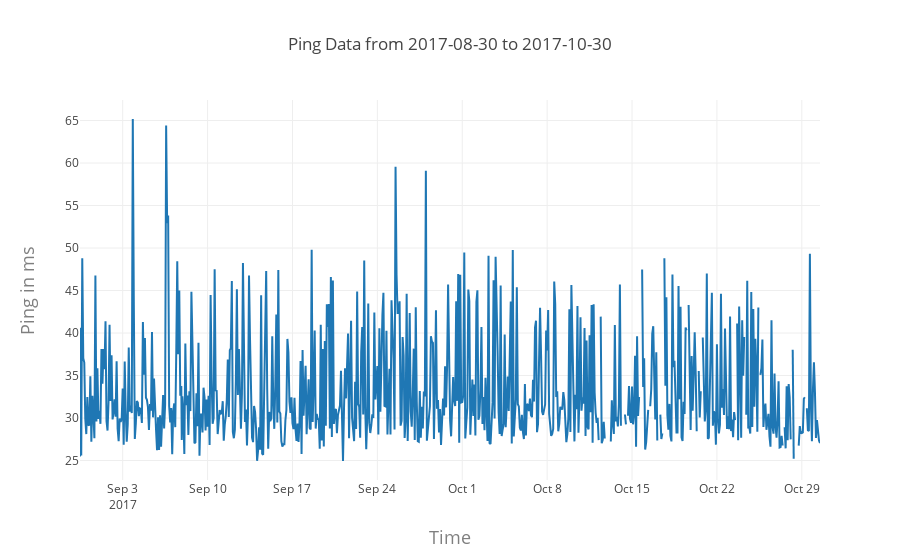

Notebook cell for this chart:
### Code cell
ping_data = [Scatter(x=df.datetime, y=df.ping)]
ping_layout = Layout(
    title=f'Ping Data from {first_day} to {last_day}',
    xaxis=dict(
        title='Time',
        titlefont=dict(
            size=18,
            color='#7f7f7f'
        )
    ),
    yaxis=dict(
        title='Ping in ms',
        titlefont=dict(
            size=18,
            color='#7f7f7f'
        )
    )
)

iplot(Figure(data=ping_data, layout=ping_layout))

### Figure 1 — Plotly figure (JSON) as saved in the notebook; plotly's stock layout.template omitted (floating-point values rounded to 4 significant figures; data arrays with more than 128 entries replaced by an {"elided": "..."} marker saying what was removed)
{"data": [{"type": "scatter", "x": {"elided": "736 str values"}, "y": {"elided": "736 float values"}}], "layout": {"title": "Ping Data from 2017-08-30 to 2017-10-30", "xaxis": {"title": "Time", "titlefont": {"color": "#7f7f7f", "size": 18}}, "yaxis": {"title": "Ping in ms", "titlefont": {"color": "#7f7f7f", "size": 18}}}}
